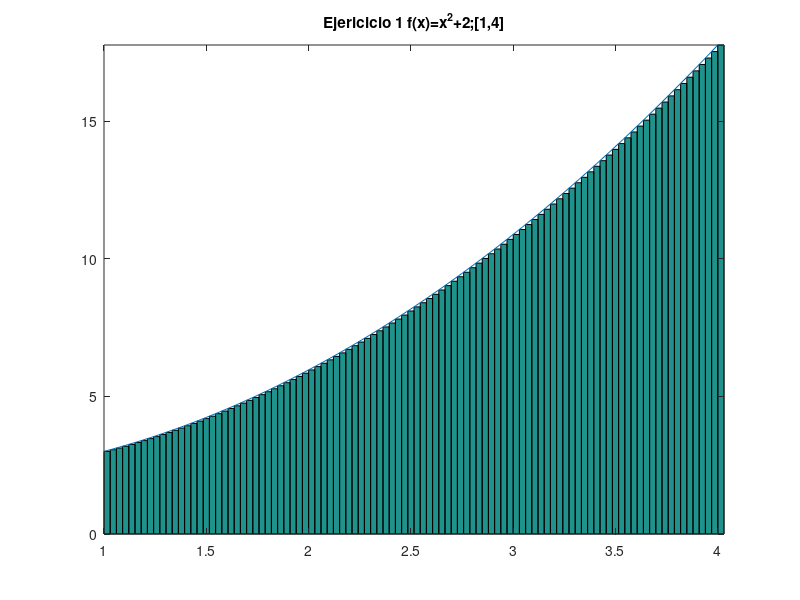

MATLAB code to generate this figure:
% Octave Script
% Title			    :Sumatoria de Riemann_supeiores_e_inferiores.
% Description		:Script para desarrrollar el ejericio 1 de la actividad Sumatoria de Riemann_supeiores_e_inferiores.
% Author		    :Luis Gerardo Cardozo Carranza (Gerard_CRS) luiscardozo161002@gmail.com
% Date			    :20210429
% sion		      :1
% Usage			    :octave> /path/Sumatoria de Riemann_supeiores_e_inferiores_Luis Gerardo Cardozo Carranza_3202
% Notes			    :Requiere aplicacion octave-online usar en consola preferentemente. 
%program execution page :https://octave-online.net

% Sumatoria de Riemann_supeiores_e_inferiores Ejercicio 1 f(x)=x^2+2;[1,4]
%Limpiar variables.
%limpia la pantalla y las variables.
clc, clear
%define los intervalos y el numero de rectangulos.
a = 1;
b = 4;
n = 100;
%determina la longitud de la base o el incremento de x.
base = (b-a)/n;
%definicion de la funcion.
x =a:base:(b-base);
%y esta representada por la variable altura
altura=((x.^2)+2);
%calcula el valor de cada uno de los rectangulos.
area = base*altura;
%estable    la    linea   que   forma  la funcion
x2 = linspace(1,4,100);
y2 = ((x.^2)+2);
%inicio del  intervalo, fin del intervalo, numero 
%de rectangulos.
xa = linspace(1,4,100);
yab =((x.^2)+2);

%dibuja una  grafica de barras una a lado de otra 
%sin espacios
g = bar(xa,yab,'histc');

%permite continuar  graficando  despues de que ya 
%exista un grafica trazada
hold on

%Grafica la funcion
plot(x2,y2);

%Asigna un nombre a la grafica 
title("Ejericicio 1 f(x)=x^2+2;[1,4]");

%ajusta la grafica a los datos.
axis tight
